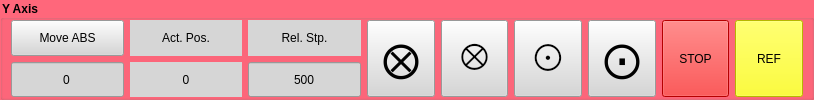
            <widget class="QGroupBox" name="groupBox_7">
             <property name="sizePolicy">
              <sizepolicy hsizetype="Expanding" vsizetype="Expanding">
               <horstretch>0</horstretch>
               <verstretch>0</verstretch>
              </sizepolicy>
             </property>
             <property name="font">
              <font>
               <weight>75</weight>
               <bold>true</bold>
              </font>
             </property>
             <property name="styleSheet">
              <string notr="true">background-color: rgb(255, 103, 123);</string>
             </property>
             <property name="title">
              <string>Y Axis</string>
             </property>
             <property name="flat">
              <bool>true</bool>
             </property>
             <layout class="QGridLayout" name="gridLayout_10" columnstretch="5,5,5,3,3,3,3,3,3" rowminimumheight="0,0">
              <property name="leftMargin">
               <number>8</number>
              </property>
              <property name="topMargin">
               <number>0</number>
              </property>
              <property name="rightMargin">
               <number>8</number>
              </property>
              <property name="bottomMargin">
               <number>0</number>
              </property>
              <item row="0" column="0">
               <widget class="QPushButton" name="move_abs_y_btn">
                <property name="sizePolicy">
                 <sizepolicy hsizetype="Preferred" vsizetype="Minimum">
                  <horstretch>0</horstretch>
                  <verstretch>0</verstretch>
                 </sizepolicy>
                </property>
                <property name="minimumSize">
                 <size>
                  <width>1</width>
                  <height>0</height>
                 </size>
                </property>
                <property name="font">
                 <font>
                  <weight>50</weight>
                  <bold>false</bold>
                 </font>
                </property>
                <property name="styleSheet">
                 <string notr="true">background-color: rgb(214, 214, 214);</string>
                </property>
                <property name="text">
                 <string>Move ABS</string>
                </property>
               </widget>
              </item>
              <item row="0" column="1">
               <widget class="QLabel" name="label_5">
                <property name="sizePolicy">
                 <sizepolicy hsizetype="Preferred" vsizetype="Minimum">
                  <horstretch>0</horstretch>
                  <verstretch>0</verstretch>
                 </sizepolicy>
                </property>
                <property name="minimumSize">
                 <size>
                  <width>1</width>
                  <height>0</height>
                 </size>
                </property>
                <property name="font">
                 <font>
                  <weight>50</weight>
                  <bold>false</bold>
                 </font>
                </property>
                <property name="styleSheet">
                 <string notr="true">background-color: rgb(214, 214, 214);</string>
                </property>
                <property name="text">
                 <string>Act. Pos.</string>
                </property>
                <property name="alignment">
                 <set>Qt::AlignCenter</set>
                </property>
               </widget>
              </item>
              <item row="0" column="2">
               <widget class="QLabel" name="label_6">
                <property name="sizePolicy">
                 <sizepolicy hsizetype="Preferred" vsizetype="Minimum">
                  <horstretch>0</horstretch>
                  <verstretch>0</verstretch>
                 </sizepolicy>
                </property>
                <property name="minimumSize">
                 <size>
                  <width>1</width>
                  <height>0</height>
                 </size>
                </property>
                <property name="font">
                 <font>
                  <weight>50</weight>
                  <bold>false</bold>
                 </font>
                </property>
                <property name="styleSheet">
                 <string notr="true">background-color: rgb(214, 214, 214);</string>
                </property>
                <property name="text">
                 <string>Rel. Stp.</string>
                </property>
                <property name="alignment">
                 <set>Qt::AlignCenter</set>
                </property>
               </widget>
              </item>
              <item row="1" column="0">
               <widget class="QLineEdit" name="move_abs_y_entry">
                <property name="sizePolicy">
                 <sizepolicy hsizetype="Preferred" vsizetype="Minimum">
                  <horstretch>0</horstretch>
                  <verstretch>0</verstretch>
                 </sizepolicy>
                </property>
                <property name="minimumSize">
                 <size>
                  <width>1</width>
                  <height>0</height>
                 </size>
                </property>
                <property name="font">
                 <font>
                  <weight>50</weight>
                  <bold>false</bold>
                 </font>
                </property>
                <property name="styleSheet">
                 <string notr="true">background-color: rgb(214, 214, 214);</string>
                </property>
                <property name="text">
                 <string>0</string>
                </property>
                <property name="alignment">
                 <set>Qt::AlignCenter</set>
                </property>
               </widget>
              </item>
              <item row="1" column="1">
               <widget class="QLabel" name="pos_y_lbl">
                <property name="sizePolicy">
                 <sizepolicy hsizetype="Preferred" vsizetype="Minimum">
                  <horstretch>0</horstretch>
                  <verstretch>0</verstretch>
                 </sizepolicy>
                </property>
                <property name="minimumSize">
                 <size>
                  <width>1</width>
                  <height>0</height>
                 </size>
                </property>
                <property name="font">
                 <font>
                  <weight>50</weight>
                  <bold>false</bold>
                 </font>
                </property>
                <property name="styleSheet">
                 <string notr="true">background-color: rgb(214, 214, 214);</string>
                </property>
                <property name="text">
                 <string>0</string>
                </property>
                <property name="alignment">
                 <set>Qt::AlignCenter</set>
                </property>
               </widget>
              </item>
              <item row="1" column="2">
               <widget class="QLineEdit" name="rel_stp_y_entry">
                <property name="sizePolicy">
                 <sizepolicy hsizetype="Preferred" vsizetype="Minimum">
                  <horstretch>0</horstretch>
                  <verstretch>0</verstretch>
                 </sizepolicy>
                </property>
                <property name="minimumSize">
                 <size>
                  <width>1</width>
                  <height>0</height>
                 </size>
                </property>
                <property name="font">
                 <font>
                  <weight>50</weight>
                  <bold>false</bold>
                 </font>
                </property>
                <property name="styleSheet">
                 <string notr="true">background-color: rgb(214, 214, 214);</string>
                </property>
                <property name="text">
                 <string>500</string>
                </property>
                <property name="alignment">
                 <set>Qt::AlignCenter</set>
                </property>
               </widget>
              </item>
              <item row="0" column="8" rowspan="2">
               <widget class="QPushButton" name="ref_y_btn">
                <property name="sizePolicy">
                 <sizepolicy hsizetype="Preferred" vsizetype="Minimum">
                  <horstretch>0</horstretch>
                  <verstretch>0</verstretch>
                 </sizepolicy>
                </property>
                <property name="minimumSize">
                 <size>
                  <width>1</width>
                  <height>0</height>
                 </size>
                </property>
                <property name="styleSheet">
                 <string notr="true">background-color: rgb(255, 255, 0);</string>
                </property>
                <property name="text">
                 <string>REF</string>
                </property>
               </widget>
              </item>
              <item row="0" column="7" rowspan="2">
               <widget class="QPushButton" name="stop_y_btn">
                <property name="sizePolicy">
                 <sizepolicy hsizetype="Preferred" vsizetype="Minimum">
                  <horstretch>0</horstretch>
                  <verstretch>0</verstretch>
                 </sizepolicy>
                </property>
                <property name="minimumSize">
                 <size>
                  <width>1</width>
                  <height>0</height>
                 </size>
                </property>
                <property name="styleSheet">
                 <string notr="true">background-color: rgb(255, 0, 0);</string>
                </property>
                <property name="text">
                 <string>STOP</string>
                </property>
               </widget>
              </item>
              <item row="0" column="6" rowspan="2">
               <widget class="QPushButton" name="move_rel_y_plu_btn">
                <property name="sizePolicy">
                 <sizepolicy hsizetype="Preferred" vsizetype="Minimum">
                  <horstretch>0</horstretch>
                  <verstretch>0</verstretch>
                 </sizepolicy>
                </property>
                <property name="minimumSize">
                 <size>
                  <width>1</width>
                  <height>0</height>
                 </size>
                </property>
                <property name="font">
                 <font>
                  <pointsize>28</pointsize>
                  <weight>50</weight>
                  <bold>false</bold>
                 </font>
                </property>
                <property name="styleSheet">
                 <string notr="true">background-color: rgb(214, 214, 214);</string>
                </property>
                <property name="text">
                 <string> ⨀ </string>
                </property>
               </widget>
              </item>
              <item row="0" column="5" rowspan="2">
               <widget class="QPushButton" name="move_rel_y_plu_h_btn">
                <property name="sizePolicy">
                 <sizepolicy hsizetype="Preferred" vsizetype="Minimum">
                  <horstretch>0</horstretch>
                  <verstretch>0</verstretch>
                 </sizepolicy>
                </property>
                <property name="minimumSize">
                 <size>
                  <width>1</width>
                  <height>0</height>
                 </size>
                </property>
                <property name="font">
                 <font>
                  <pointsize>28</pointsize>
                  <weight>50</weight>
                  <bold>false</bold>
                 </font>
                </property>
                <property name="styleSheet">
                 <string notr="true">background-color: rgb(214, 214, 214);</string>
                </property>
                <property name="text">
                 <string> ⊙ </string>
                </property>
               </widget>
              </item>
              <item row="0" column="4" rowspan="2">
               <widget class="QPushButton" name="move_rel_y_min_h_btn">
                <property name="sizePolicy">
                 <sizepolicy hsizetype="Preferred" vsizetype="Minimum">
                  <horstretch>0</horstretch>
                  <verstretch>0</verstretch>
                 </sizepolicy>
                </property>
                <property name="minimumSize">
                 <size>
                  <width>1</width>
                  <height>0</height>
                 </size>
                </property>
                <property name="font">
                 <font>
                  <pointsize>28</pointsize>
                  <weight>50</weight>
                  <bold>false</bold>
                 </font>
                </property>
                <property name="styleSheet">
                 <string notr="true">background-color: rgb(214, 214, 214);</string>
                </property>
                <property name="text">
                 <string> ⊗ </string>
                </property>
               </widget>
              </item>
              <item row="0" column="3" rowspan="2">
               <widget class="QPushButton" name="move_rel_y_min_btn">
                <property name="sizePolicy">
                 <sizepolicy hsizetype="Preferred" vsizetype="Minimum">
                  <horstretch>0</horstretch>
                  <verstretch>0</verstretch>
                 </sizepolicy>
                </property>
                <property name="minimumSize">
                 <size>
                  <width>1</width>
                  <height>0</height>
                 </size>
                </property>
                <property name="font">
                 <font>
                  <pointsize>28</pointsize>
                  <weight>50</weight>
                  <bold>false</bold>
                 </font>
                </property>
                <property name="styleSheet">
                 <string notr="true">background-color: rgb(214, 214, 214);</string>
                </property>
                <property name="text">
                 <string> ⨂ </string>
                </property>
               </widget>
              </item>
             </layout>
            </widget>
